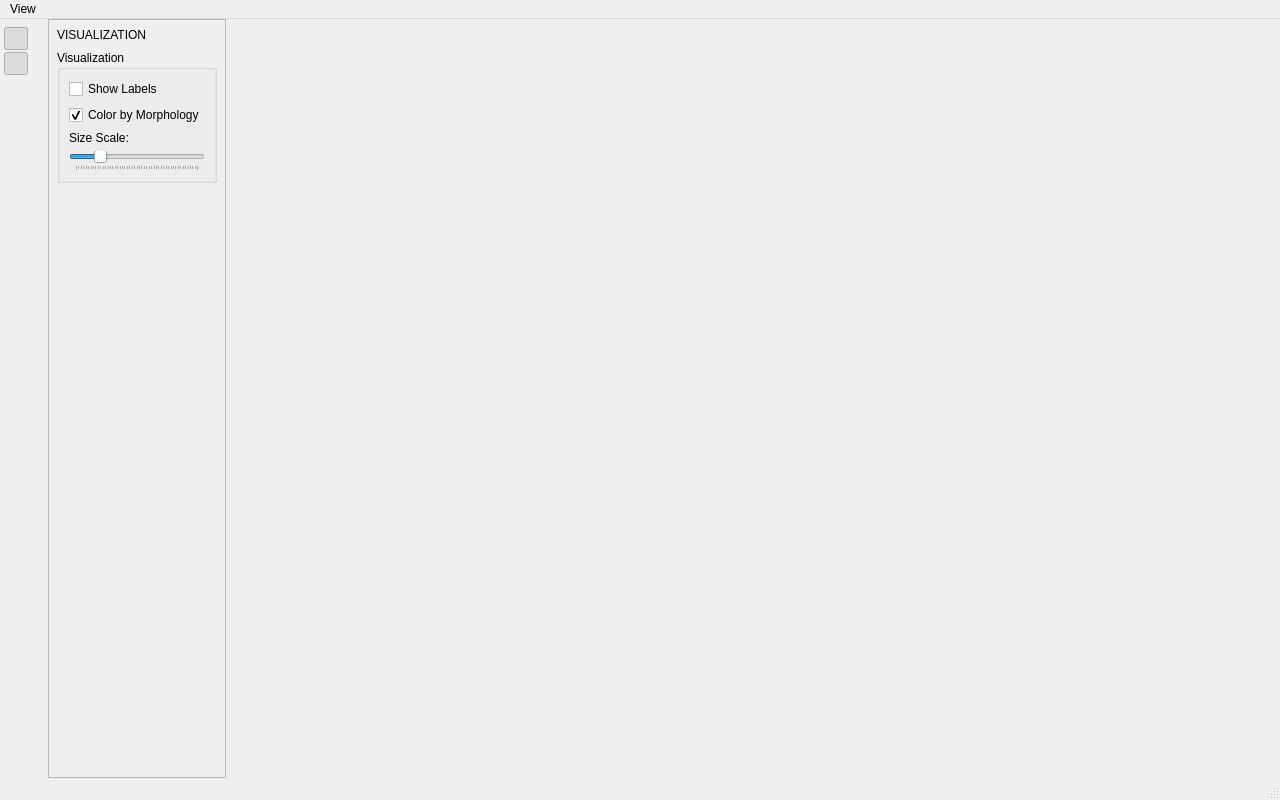
<?xml version="1.0" encoding="UTF-8"?>
<ui version="4.0">
 <class>vtkWindowCatalogue3D</class>
 <widget class="QMainWindow" name="vtkWindowCatalogue3D">
  <property name="geometry">
   <rect>
    <x>0</x>
    <y>0</y>
    <width>1280</width>
    <height>800</height>
   </rect>
  </property>
  <property name="minimumSize">
   <size>
    <width>900</width>
    <height>600</height>
   </size>
  </property>
  <property name="windowTitle">
   <string>3D Catalogue Viewer</string>
  </property>
  <widget class="QWidget" name="centralwidget">
   <layout class="QHBoxLayout" name="horizontalLayout">
    <property name="spacing">
     <number>0</number>
    </property>
    <property name="leftMargin">
     <number>0</number>
    </property>
    <property name="topMargin">
     <number>0</number>
    </property>
    <property name="rightMargin">
     <number>0</number>
    </property>
    <property name="bottomMargin">
     <number>0</number>
    </property>
    <item>
     <widget class="QWidget" name="sidebarContainer">
      <property name="sizePolicy">
       <sizepolicy hsizetype="Fixed" vsizetype="Preferred">
        <horstretch>0</horstretch>
        <verstretch>0</verstretch>
       </sizepolicy>
      </property>
      <property name="minimumSize">
       <size>
        <width>48</width>
        <height>0</height>
       </size>
      </property>
      <property name="maximumSize">
       <size>
        <width>320</width>
        <height>16777215</height>
       </size>
      </property>
      <layout class="QHBoxLayout" name="sidebarContainerLayout">
       <property name="spacing">
        <number>0</number>
       </property>
       <property name="leftMargin">
        <number>0</number>
       </property>
       <property name="topMargin">
        <number>0</number>
       </property>
       <property name="rightMargin">
        <number>0</number>
       </property>
       <property name="bottomMargin">
        <number>0</number>
       </property>
       <item>
        <widget class="QWidget" name="railWidget">
         <property name="sizePolicy">
          <sizepolicy hsizetype="Fixed" vsizetype="Preferred">
           <horstretch>0</horstretch>
           <verstretch>0</verstretch>
          </sizepolicy>
         </property>
         <property name="minimumSize">
          <size>
           <width>48</width>
           <height>0</height>
          </size>
         </property>
         <property name="maximumSize">
          <size>
           <width>48</width>
           <height>16777215</height>
          </size>
         </property>
         <layout class="QVBoxLayout" name="railLayout">
          <property name="spacing">
           <number>2</number>
          </property>
          <property name="leftMargin">
           <number>4</number>
          </property>
          <property name="topMargin">
           <number>8</number>
          </property>
          <property name="rightMargin">
           <number>4</number>
          </property>
          <property name="bottomMargin">
           <number>8</number>
          </property>
          <item>
           <widget class="QToolButton" name="btnToggleSidebar">
            <property name="toolTip">
             <string>Toggle sidebar</string>
            </property>
            <property name="checkable">
             <bool>true</bool>
            </property>
            <property name="checked">
             <bool>true</bool>
            </property>
            <property name="autoRaise">
             <bool>true</bool>
            </property>
           </widget>
          </item>
          <item>
           <widget class="QToolButton" name="railBtnViz">
            <property name="toolTip">
             <string>Visualization</string>
            </property>
            <property name="checkable">
             <bool>true</bool>
            </property>
            <property name="checked">
             <bool>true</bool>
            </property>
            <property name="autoRaise">
             <bool>true</bool>
            </property>
           </widget>
          </item>
          <item>
           <widget class="QToolButton" name="railBtnInfo">
            <property name="toolTip">
             <string>Source Info</string>
            </property>
            <property name="checkable">
             <bool>true</bool>
            </property>
            <property name="autoRaise">
             <bool>true</bool>
            </property>
           </widget>
          </item>
          <item>
           <spacer name="railSpacer">
            <property name="orientation">
             <enum>Qt::Orientation::Vertical</enum>
            </property>
            <property name="sizeHint" stdset="0">
             <size>
              <width>40</width>
              <height>40</height>
             </size>
            </property>
           </spacer>
          </item>
         </layout>
        </widget>
       </item>
       <item>
        <widget class="QScrollArea" name="sidebarScrollArea">
         <property name="sizePolicy">
          <sizepolicy hsizetype="Preferred" vsizetype="Preferred">
           <horstretch>0</horstretch>
           <verstretch>0</verstretch>
          </sizepolicy>
         </property>
         <property name="widgetResizable">
          <bool>true</bool>
         </property>
         <property name="horizontalScrollBarPolicy">
          <enum>Qt::ScrollBarPolicy::ScrollBarAlwaysOff</enum>
         </property>
         <widget class="QWidget" name="sidebarScrollContents">
          <layout class="QVBoxLayout" name="sidebarScrollLayout">
           <property name="spacing">
            <number>0</number>
           </property>
           <property name="leftMargin">
            <number>0</number>
           </property>
           <property name="topMargin">
            <number>0</number>
           </property>
           <property name="rightMargin">
            <number>0</number>
           </property>
           <property name="bottomMargin">
            <number>0</number>
           </property>
           <item>
            <widget class="QStackedWidget" name="sidebarStack">
             <property name="currentIndex">
              <number>0</number>
             </property>
             <widget class="QWidget" name="pageViz">
              <layout class="QVBoxLayout" name="pageVizLayout">
               <property name="leftMargin">
                <number>8</number>
               </property>
               <property name="topMargin">
                <number>8</number>
               </property>
               <property name="rightMargin">
                <number>8</number>
               </property>
               <property name="bottomMargin">
                <number>8</number>
               </property>
               <property name="spacing">
                <number>8</number>
               </property>
               <item>
                <widget class="QLabel" name="labelVizHdr">
                 <property name="text">
                  <string>VISUALIZATION</string>
                 </property>
                </widget>
               </item>
               <item>
                <widget class="QGroupBox" name="groupViz">
                 <property name="title">
                  <string>Visualization</string>
                 </property>
                 <layout class="QVBoxLayout" name="verticalLayout_2">
                  <item>
                   <widget class="QCheckBox" name="chkLabels">
                    <property name="text">
                     <string>Show Labels</string>
                    </property>
                   </widget>
                  </item>
                  <item>
                   <widget class="QCheckBox" name="chkMorphColors">
                    <property name="text">
                     <string>Color by Morphology</string>
                    </property>
                    <property name="checked">
                     <bool>true</bool>
                    </property>
                   </widget>
                  </item>
                  <item>
                   <widget class="QLabel" name="labelScale">
                    <property name="text">
                     <string>Size Scale:</string>
                    </property>
                   </widget>
                  </item>
                  <item>
                   <widget class="QSlider" name="sliderScale">
                    <property name="minimum">
                     <number>1</number>
                    </property>
                    <property name="maximum">
                     <number>500</number>
                    </property>
                    <property name="value">
                     <number>100</number>
                    </property>
                    <property name="orientation">
                     <enum>Qt::Orientation::Horizontal</enum>
                    </property>
                    <property name="tickPosition">
                     <enum>QSlider::TickPosition::TicksBelow</enum>
                    </property>
                   </widget>
                  </item>
                 </layout>
                </widget>
               </item>
               <item>
                <spacer name="vizSpacer">
                 <property name="orientation">
                  <enum>Qt::Orientation::Vertical</enum>
                 </property>
                 <property name="sizeHint" stdset="0">
                  <size>
                   <width>20</width>
                   <height>40</height>
                  </size>
                 </property>
                </spacer>
               </item>
              </layout>
             </widget>
             <widget class="QWidget" name="pageInfo">
              <layout class="QVBoxLayout" name="pageInfoLayout">
               <property name="leftMargin">
                <number>8</number>
               </property>
               <property name="topMargin">
                <number>8</number>
               </property>
               <property name="rightMargin">
                <number>8</number>
               </property>
               <property name="bottomMargin">
                <number>8</number>
               </property>
               <property name="spacing">
                <number>8</number>
               </property>
               <item>
                <widget class="QLabel" name="labelInfoHdr">
                 <property name="text">
                  <string>SOURCE INFO</string>
                 </property>
                </widget>
               </item>
               <item>
                <widget class="QGroupBox" name="groupInfo">
                 <property name="title">
                  <string>Source Info</string>
                 </property>
                 <layout class="QVBoxLayout" name="verticalLayout_3">
                  <item>
                   <widget class="QLabel" name="labelInfo">
                    <property name="text">
                     <string>No source selected</string>
                    </property>
                    <property name="alignment">
                     <set>Qt::AlignmentFlag::AlignLeading|Qt::AlignmentFlag::AlignLeft|Qt::AlignmentFlag::AlignTop</set>
                    </property>
                    <property name="wordWrap">
                     <bool>true</bool>
                    </property>
                   </widget>
                  </item>
                 </layout>
                </widget>
               </item>
               <item>
                <spacer name="infoSpacer">
                 <property name="orientation">
                  <enum>Qt::Orientation::Vertical</enum>
                 </property>
                 <property name="sizeHint" stdset="0">
                  <size>
                   <width>20</width>
                   <height>20</height>
                  </size>
                 </property>
                </spacer>
               </item>
               <item>
                <widget class="QLabel" name="labelStatus">
                 <property name="text">
                  <string/>
                 </property>
                 <property name="wordWrap">
                  <bool>true</bool>
                 </property>
                </widget>
               </item>
              </layout>
             </widget>
            </widget>
           </item>
          </layout>
         </widget>
        </widget>
       </item>
      </layout>
     </widget>
    </item>
    <item>
     <widget class="QWidget" name="viewerContainer">
      <property name="sizePolicy">
       <sizepolicy hsizetype="Expanding" vsizetype="Expanding">
        <horstretch>1</horstretch>
        <verstretch>0</verstretch>
       </sizepolicy>
      </property>
      <layout class="QVBoxLayout" name="viewerLayout">
       <property name="spacing">
        <number>0</number>
       </property>
       <property name="leftMargin">
        <number>0</number>
       </property>
       <property name="topMargin">
        <number>0</number>
       </property>
       <property name="rightMargin">
        <number>0</number>
       </property>
       <property name="bottomMargin">
        <number>0</number>
       </property>
       <item>
        <widget class="QVTKOpenGLNativeWidget" name="vtk" native="true">
         <property name="sizePolicy">
          <sizepolicy hsizetype="Expanding" vsizetype="Expanding">
           <horstretch>0</horstretch>
           <verstretch>0</verstretch>
          </sizepolicy>
         </property>
        </widget>
       </item>
      </layout>
     </widget>
    </item>
   </layout>
  </widget>
  <widget class="QMenuBar" name="menubar">
   <property name="geometry">
    <rect>
     <x>0</x>
     <y>0</y>
     <width>1280</width>
     <height>30</height>
    </rect>
   </property>
   <widget class="QMenu" name="menuView">
    <property name="title">
     <string>View</string>
    </property>
    <addaction name="actionResetCamera"/>
    <addaction name="separator"/>
    <addaction name="actionShowLabels"/>
    <addaction name="actionColorByMorphology"/>
   </widget>
   <addaction name="menuView"/>
  </widget>
  <widget class="QStatusBar" name="statusbar"/>
  <action name="actionResetCamera">
   <property name="text">
    <string>Reset Camera</string>
   </property>
   <property name="shortcut">
    <string>Ctrl+R</string>
   </property>
  </action>
  <action name="actionShowLabels">
   <property name="checkable">
    <bool>true</bool>
   </property>
   <property name="text">
    <string>Show Labels</string>
   </property>
  </action>
  <action name="actionColorByMorphology">
   <property name="checkable">
    <bool>true</bool>
   </property>
   <property name="checked">
    <bool>true</bool>
   </property>
   <property name="text">
    <string>Color by Morphology</string>
   </property>
  </action>
 </widget>
 <customwidgets>
  <customwidget>
   <class>QVTKOpenGLNativeWidget</class>
   <extends>QWidget</extends>
   <header location="global">QVTKOpenGLNativeWidget.h</header>
   <container>1</container>
  </customwidget>
 </customwidgets>
 <resources/>
 <connections/>
</ui>
